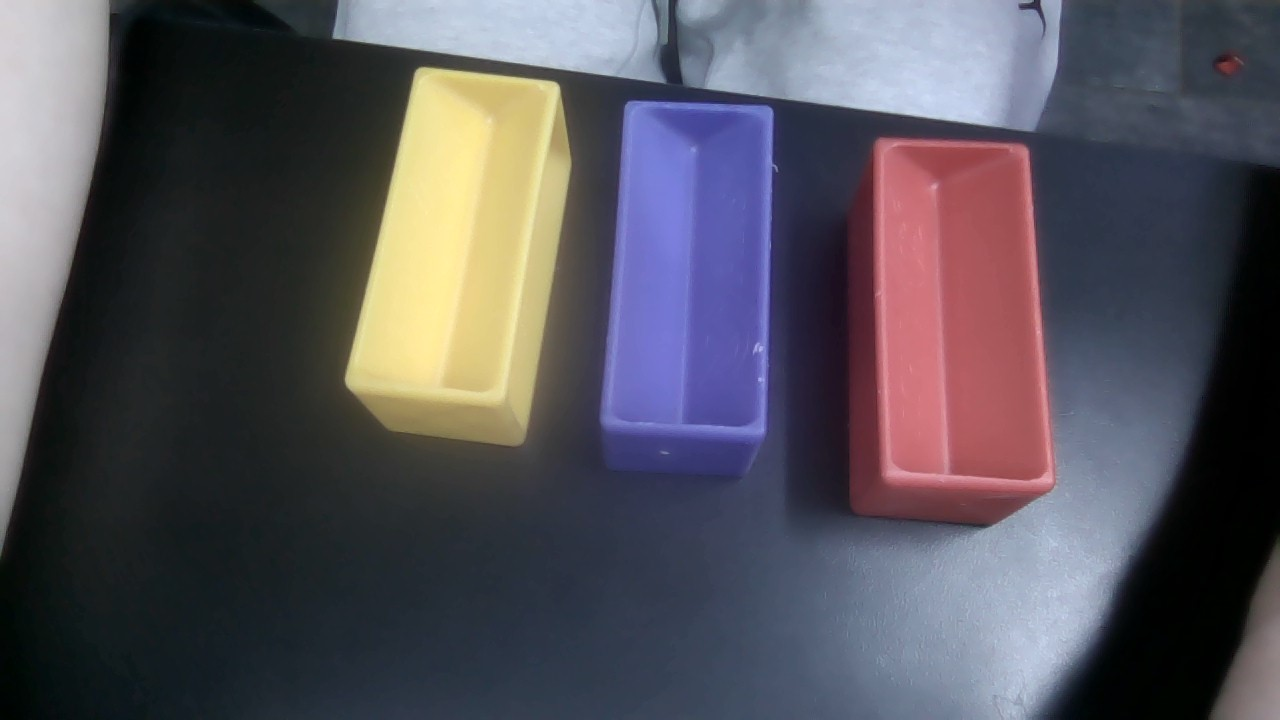
#> input picture blk_imgs/r9000p_laptop.jpg, 1280 x 720 px, given in place of the camera
$ python test_watershed.py
#> lines starting #> are read from the running program, lines starting #| are printed output that depends on the picture; after the words box and inside, x2 and y2 are one past the last pixel; in counts of white or black regions, pixels touching at a corner belong together
#> further down, frame is the input picture: shape (720, 1280, 3); mean B, G, R 91.2, 83, 85.9
import cv2
import numpy as np
from typing import Tuple


def watershed_color_demo(frame_bgr: np.ndarray) -> Tuple[np.ndarray, np.ndarray]:
    """
    Demonstration of color-based segmentation using Watershed.
    Returns:
      - annotated image showing the watershed result,
      - a visualization image of (foreground, background, unknown).
    """

    # 1) Convert to HSV and threshold for a certain color range (e.g. “blue”).
    hsv = cv2.cvtColor(frame_bgr, cv2.COLOR_BGR2HSV)
#> hsv: shape (720, 1280, 3); mean H, S, V 99.5, 75.5, 103.3

    # Example: detect “blue” color
    lower_blue = np.array([100, 30, 30], dtype=np.uint8)
    upper_blue = np.array([130, 255, 255], dtype=np.uint8)
    mask = cv2.inRange(hsv, lower_blue, upper_blue)
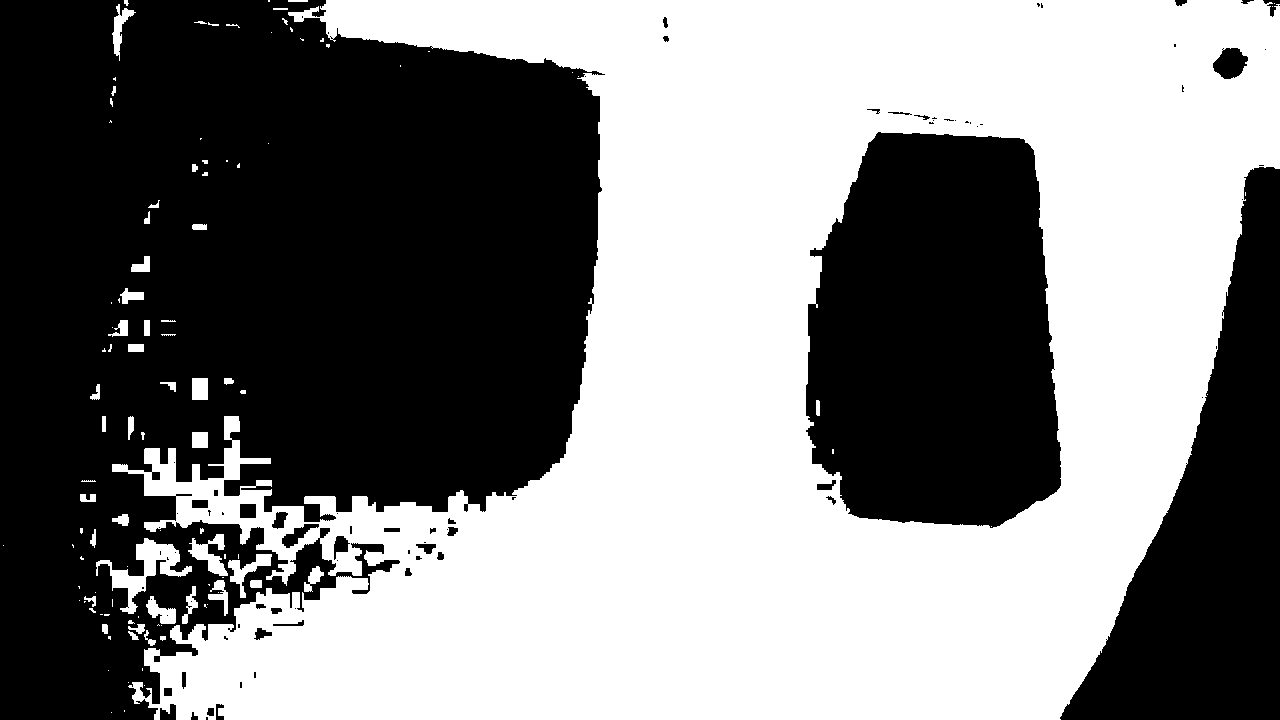
#> mask: shape (720, 1280); 50% white; 112 white regions (62 under 20 px), largest, box (x1, y1, x2, y2) and area: (112, 0, 1280, 720) 452157, (96, 538, 192, 614) 2072, (188, 534, 228, 576) 726

    # 2) Morphological cleanup (remove noise)
    kernel = cv2.getStructuringElement(cv2.MORPH_ELLIPSE, (3, 3))
    mask = cv2.morphologyEx(mask, cv2.MORPH_OPEN, kernel, iterations=2)
#> mask: shape (720, 1280); 49.6% white; 56 white regions (5 under 20 px), largest, box (x1, y1, x2, y2) and area: (144, 0, 1280, 720) 441602, (144, 448, 320, 583) 6442, (136, 538, 192, 577) 1157
    mask = cv2.morphologyEx(mask, cv2.MORPH_CLOSE, kernel, iterations=2)
#> mask: shape (720, 1280); 49.8% white; 44 white regions (4 under 20 px), largest, box (x1, y1, x2, y2) and area: (144, 0, 1280, 720) 451560, (110, 538, 192, 614) 1947, (146, 599, 184, 644) 576

    # 'mask' is now a clean binary image: 255=likely blue, 0=background

    # 3) Mark sure background and sure foreground
    # Sure background: we can dilate the mask a bit
    sure_bg = cv2.dilate(mask, kernel, iterations=3)
#> sure_bg: shape (720, 1280); 52.1% white; 32 black regions (15 under 20 px), largest, box (x1, y1, x2, y2) and area: (0, 0, 599, 720) 303634, (809, 135, 1058, 525) 81778, (1063, 168, 1280, 720) 54717

    # Sure foreground: distance transform -> threshold
    dist_transform = cv2.distanceTransform(mask, cv2.DIST_L2, 5)
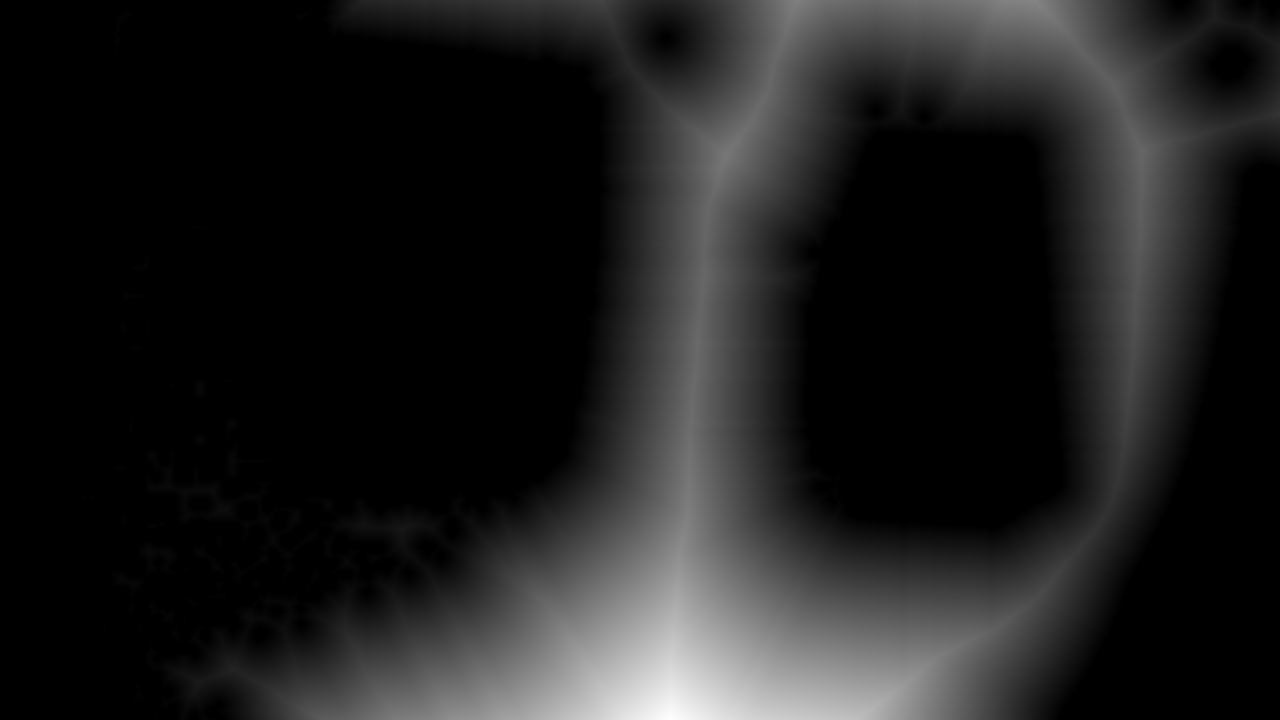
#> dist_transform: shape (720, 1280) float32; min 0, max 270, mean 32.4; drawn with min black and max white
    max_val = dist_transform.max()
#> max_val = 270
    _, sure_fg = cv2.threshold(dist_transform, 0.7 * max_val, 255, 0)
#> sure_fg: shape (720, 1280) float32; 1.7% white; 1 white region, box (x1, y1, x2, y2) and area: (543, 614, 873, 720) 15442
    sure_fg = np.uint8(sure_fg)  # must be uint8

    # 4) Define unknown area = sure_bg - sure_fg
    unknown = cv2.subtract(sure_bg, sure_fg)

    # 5) Marker labeling
    num_labels, markers = cv2.connectedComponents(sure_fg)
#> num_labels = 2
    # Add 1 to all labels so that sure background is 1 instead of 0
    markers = markers + 1
    # Mark the unknown region as 0
    markers[unknown == 255] = 0
#> markers: shape (720, 1280) int32; 3 distinct labels, from 0 to 2

    # 6) Apply watershed on the original image (BGR).
    cv2.watershed(frame_bgr, markers)  # modifies 'markers' in-place

    # After watershed, each separate region has an ID > 1, boundary is marked as -1
    # We can color each region or highlight boundaries.

    # 7) Create an output image to visualize the watershed result
    result = frame_bgr.copy()
    boundary = (markers == -1)
#> boundary: shape (720, 1280) bool; 0.66% white in thin lines or dots
    result[boundary] = [0, 0, 255]  # red boundary
#> result: shape (720, 1280, 3); 0.66% of pixels changed, all inside (x1, y1, x2, y2) = (0, 0, 1280, 720)

    # Optionally color each region differently, ignoring the background = 1
    for i in range(2, num_labels + 1):
        mask_region = (markers == i)
        color = np.random.randint(0, 255, size=3)
        result[mask_region] = color
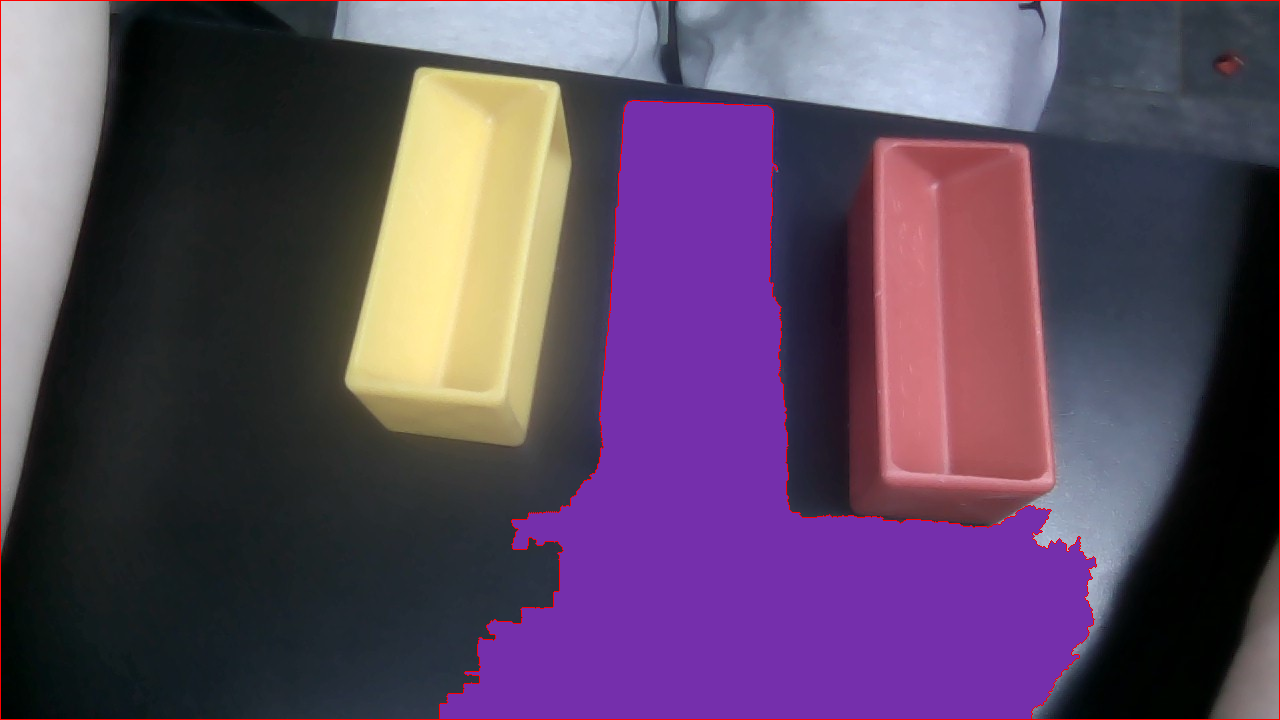
#> result: shape (720, 1280, 3); mean B, G, R 97.6, 72.3, 92.3
    result[boundary] = [0, 0, 255]  # keep boundary on top

    # 8) Create a separate visualization for foreground / background / unknown
    #    with different colors
    fg_bg_unknown = create_fg_bg_unknown_viz(
        frame_bgr.shape, sure_fg, sure_bg, unknown)
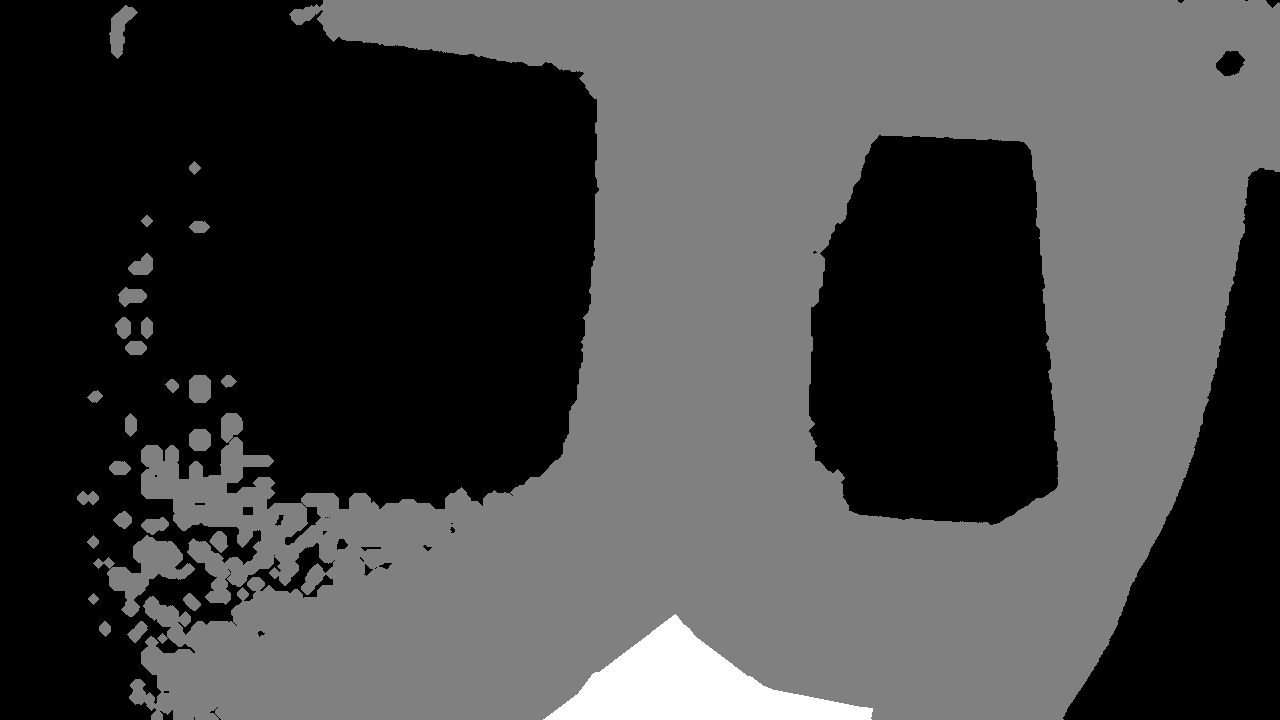
#> fg_bg_unknown: shape (720, 1280, 3); min 0, max 255, mean 68.8

    return result, fg_bg_unknown


def create_fg_bg_unknown_viz(shape: tuple, sure_fg: np.ndarray, sure_bg: np.ndarray, unknown: np.ndarray) -> np.ndarray:
    """
    Create a visualization image where each pixel shows whether it's
    foreground, background, or unknown region.

    We'll use:
      - White for foreground
      - Green for background
      - Gray for unknown
      - Black for outside all these
    """
    # We assume 'shape' is e.g. (height, width, 3).
    # sure_fg, sure_bg, unknown are single-channel.
    height, width = shape[:2]

    viz = np.zeros((height, width, 3), dtype=np.uint8)

    # 1) Unknown region => gray
    #    (because unknown has 255 for that region)
    viz[unknown == 255] = (128, 128, 128)  # gray

    # 2) sure_bg => green
    #    but careful not to overwrite unknown => we do it only where unknown==0
    #    sure_bg also uses 255 => white for that region
    bg_mask = (sure_bg == 255) & (unknown == 0)
    viz[bg_mask] = (0, 255, 0)  # green

    # 3) sure_fg => white
    #    but only set it where unknown==0
    fg_mask = (sure_fg == 255) & (unknown == 0)
    viz[fg_mask] = (255, 255, 255)  # white

    return viz


if __name__ == "__main__":
    cap = cv2.VideoCapture(0)

    while True:
        ret, frame = cap.read()
        if not ret:
            break

        # Apply the watershed color-based segmentation
        segmented, fg_bg_unknown_viz = watershed_color_demo(frame)

        cv2.imshow("Original", frame)
        cv2.imshow("Watershed Result", segmented)
        cv2.imshow("FG/BG/Unknown", fg_bg_unknown_viz)

        key = cv2.waitKey(1) & 0xFF
#> (key Esc is pressed here)
        if key == 27:  # ESC
            break

    cap.release()
    cv2.destroyAllWindows()

$ run again, on blk_imgs/limelight.png
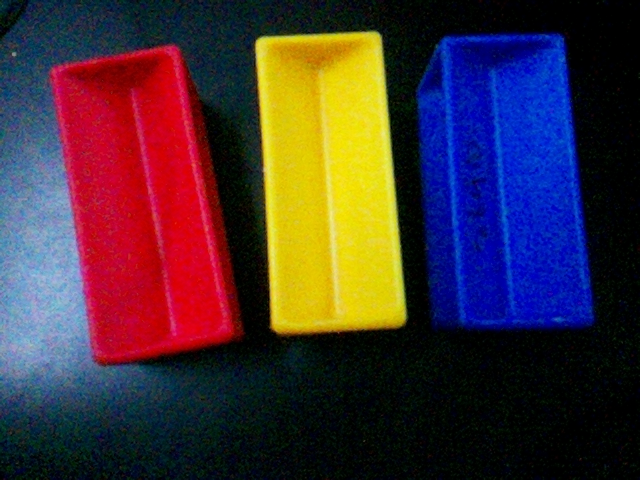
#> input picture blk_imgs/limelight.png, 640 x 480 px, given in place of the camera
#> frame is the input picture: shape (480, 640, 3); mean B, G, R 55, 48.7, 67.2
#> hsv: shape (480, 640, 3); mean H, S, V 89.7, 208.5, 104.9
#> in watershed_color_demo, `mask = cv2.inRange(hsv, lower_blue, upper_blue)`:
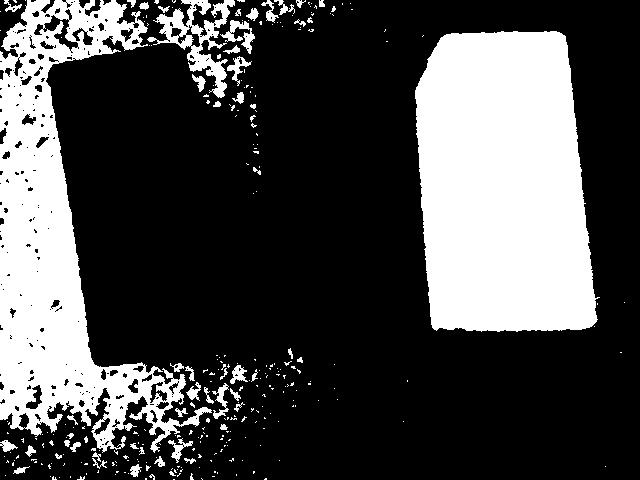
#> mask: shape (480, 640); 29% white; 301 white regions (248 under 20 px), largest, box (x1, y1, x2, y2) and area: (415, 31, 600, 332) 47092, (0, 0, 212, 453) 34756, (147, 0, 235, 98) 2565
#> sure_bg: shape (480, 640); 32.7% white; 26 white regions, largest, box (x1, y1, x2, y2) and area: (412, 28, 601, 335) 49687, (0, 0, 230, 455) 42039, (154, 0, 262, 110) 5628
#> max_val = 82.36
#> unknown: shape (480, 640); 29.9% white; 26 white regions, largest, box (x1, y1, x2, y2) and area: (0, 0, 230, 455) 42039, (412, 28, 601, 335) 41184, (154, 0, 262, 110) 5628
#> num_labels = 2
#> boundary: shape (480, 640) bool; 1% white in thin lines or dots
#> bg_mask: shape (480, 640) bool; 2.8% white; 1 white region, box (x1, y1, x2, y2) and area: (473, 89, 534, 274) 8503
#> in watershed_color_demo, `fg_bg_unknown = create_fg_bg_unknown_viz( frame_bgr.shape, sure_fg, su..`:
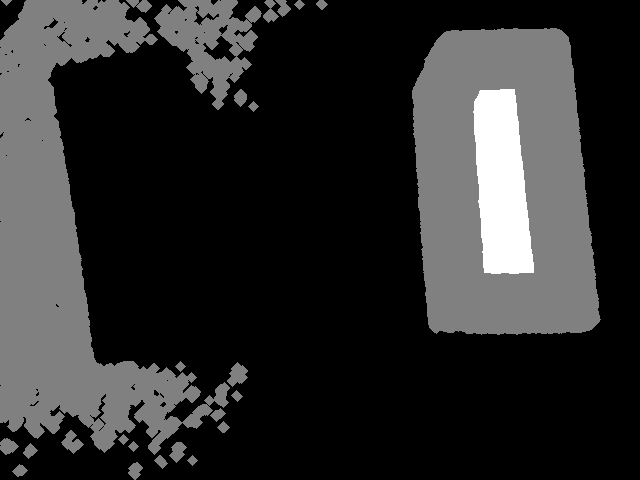
#> fg_bg_unknown: shape (480, 640, 3); min 0, max 255, mean 45.3
